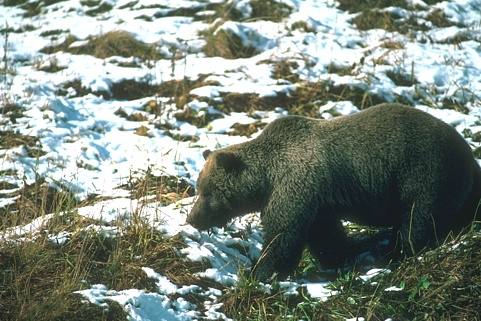
#> input picture Conv-Deconv-Image-Process/data/images/train/100098.jpg, 481 x 321 px; its folder holds 4 pictures in this run
$ python labelreshape.py   (Python 2 division)
#> lines starting #> are read from the running program, lines starting #| are printed output that depends on the picture
### Conv-Deconv-Image-Process/file/loadimage.py
'''
Created on Mar 5, 2016

@author: Wuga
'''

import os
from os import listdir
from os.path import isfile, join
from PIL import Image
import numpy as np

def loadImage(files):
#> called with files = 'data/images/train'
    datapath=files
    script_dir = os.path.dirname(__file__)
    abs_data_path = os.path.join(script_dir,'..',datapath)
    print abs_data_path
    onlyfiles = [os.path.join(abs_data_path,f) for f in listdir(abs_data_path) if isfile(join(abs_data_path, f))]
    onlyfiles = [f for f in onlyfiles if 'jpg' in f]
    for x in onlyfiles:
        print x
    images=[]
    rotated=[]
    for f in onlyfiles:
        img = Image.open(f)
#> img is the input picture: PIL image 481x321 RGB; mean R, G, B 124.8, 135.2, 125
        img_arr = np.array(img)
        m,n,_ =img_arr.shape
#> m = 321; n = 481
        if m<n:
            img_arr = np.rot90(img_arr)
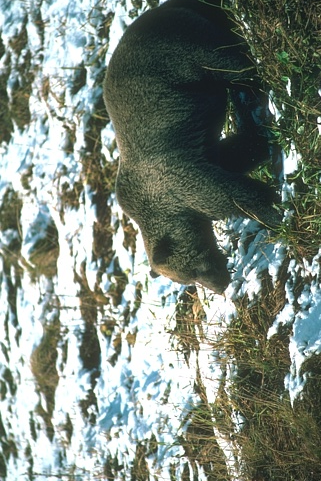
#> img_arr: shape (481, 321, 3); mean R, G, B 124.8, 135.2, 125
            rotated.append(1)
        else:
            rotated.append(0)
        images.append(img_arr) # 640x480x3 array
#> pass 2 of the loop in loadImage, `for f in onlyfiles:`:
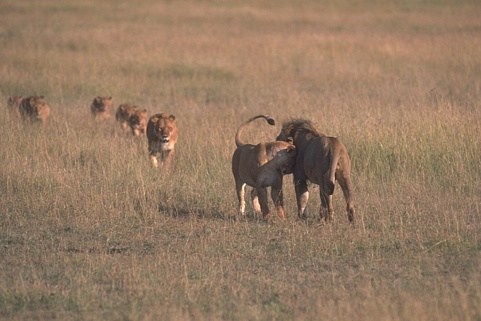
#> input picture Conv-Deconv-Image-Process/data/images/train/105019.jpg, 481 x 321 px
#> in loadImage, img is the input picture: PIL image 481x321 RGB; mean R, G, B 148.6, 121.9, 98.6
#> in loadImage, `img_arr = np.rot90(img_arr)`:
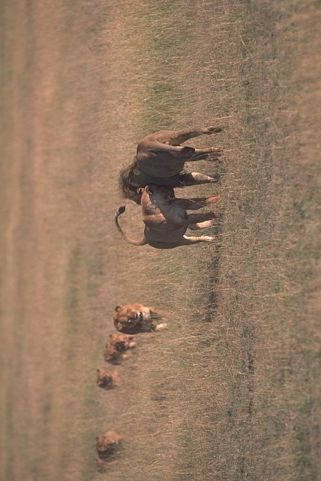
#> img_arr: shape (481, 321, 3); mean R, G, B 148.6, 121.9, 98.6
#> pass 3 of the loop in loadImage, `for f in onlyfiles:`:
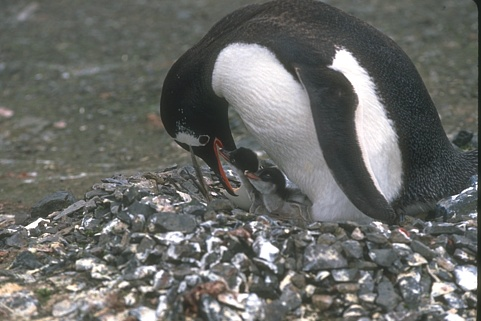
#> input picture Conv-Deconv-Image-Process/data/images/train/106020.jpg, 481 x 321 px
#> in loadImage, img is the input picture: PIL image 481x321 RGB; mean R, G, B 105.3, 106.6, 103.2
#> in loadImage, `img_arr = np.rot90(img_arr)`:
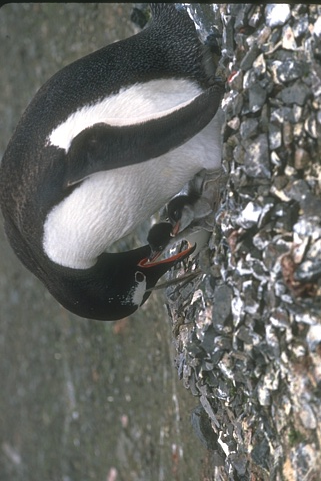
#> img_arr: shape (481, 321, 3); mean R, G, B 105.3, 106.6, 103.2
#> the loop made 4 passes; the first 3 are shown
    return images,rotated

# [6 lines of commented-out code are left out]

### Conv-Deconv-Image-Process/file/loadlabel.py
'''
Created on Mar 5, 2016

@author: Wuga
'''
import os
import csv
import numpy as np

def loadGroundTruth(filename):
    datapath=filename
    script_dir = os.path.dirname(__file__)
    abs_data_path = os.path.join(script_dir, '..',datapath)
#> (the run stopped early here; a loop or call above may not have finished)
